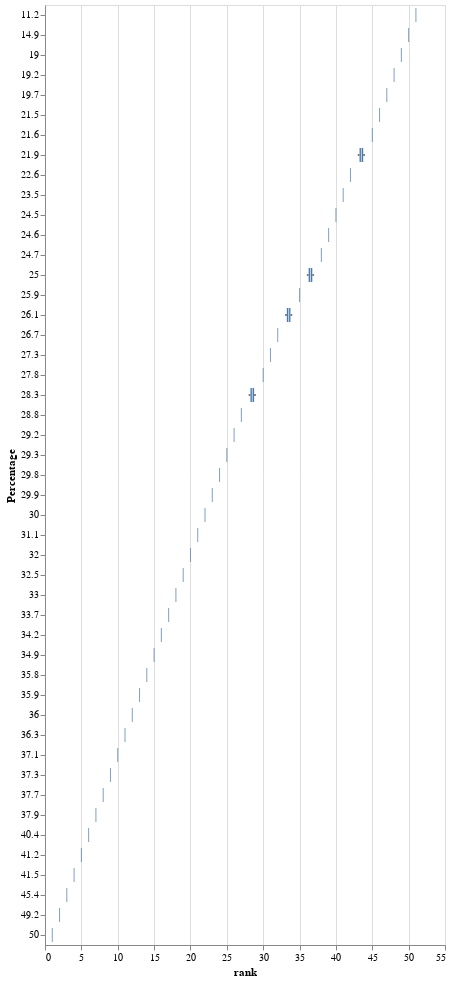

The code cell stored with this chart in its notebook:
### Code cell
#box plot
alt.Chart(input5).mark_boxplot().encode(
    x='rank:Q',
    y='Percentage:O'
)

### Figure 1 — Vega-Lite specification as saved in the notebook (floating-point values rounded to 4 significant figures)
{"config": {"view": {"continuousWidth": 400, "continuousHeight": 300}}, "data": {"name": "data-d8cb1f8aeba53129229860a32640e5f3"}, "mark": "boxplot", "encoding": {"x": {"type": "quantitative", "field": "rank"}, "y": {"type": "ordinal", "field": "Percentage"}}, "$schema": "https://vega.github.io/schema/vega-lite/v4.8.1.json", "datasets": {"data-d8cb1f8aeba53129229860a32640e5f3": [{"rank": 1, "Percentage": 50.0}, {"rank": 2, "Percentage": 49.2}, {"rank": 3, "Percentage": 45.4}, {"rank": 4, "Percentage": 41.5}, {"rank": 5, "Percentage": 41.2}, {"rank": 6, "Percentage": 40.4}, {"rank": 7, "Percentage": 37.9}, {"rank": 8, "Percentage": 37.7}, {"rank": 9, "Percentage": 37.3}, {"rank": 10, "Percentage": 37.1}, {"rank": 11, "Percentage": 36.3}, {"rank": 12, "Percentage": 36.0}, {"rank": 13, "Percentage": 35.9}, {"rank": 14, "Percentage": 35.8}, {"rank": 15, "Percentage": 34.9}, {"rank": 16, "Percentage": 34.2}, {"rank": 17, "Percentage": 33.7}, {"rank": 18, "Percentage": 33.0}, {"rank": 19, "Percentage": 32.5}, {"rank": 20, "Percentage": 32.0}, {"rank": 21, "Percentage": 31.1}, {"rank": 22, "Percentage": 30.0}, {"rank": 23, "Percentage": 29.9}, {"rank": 24, "Percentage": 29.8}, {"rank": 25, "Percentage": 29.3}, {"rank": 26, "Percentage": 29.2}, {"rank": 27, "Percentage": 28.8}, {"rank": 28, "Percentage": 28.3}, {"rank": 29, "Percentage": 28.3}, {"rank": 30, "Percentage": 27.8}, {"rank": 31, "Percentage": 27.3}, {"rank": 32, "Percentage": 26.7}, {"rank": 33, "Percentage": 26.1}, {"rank": 34, "Percentage": 26.1}, {"rank": 35, "Percentage": 25.9}, {"rank": 36, "Percentage": 25.0}, {"rank": 37, "Percentage": 25.0}, {"rank": 38, "Percentage": 24.7}, {"rank": 39, "Percentage": 24.6}, {"rank": 40, "Percentage": 24.5}, {"rank": 41, "Percentage": 23.5}, {"rank": 42, "Percentage": 22.6}, {"rank": 43, "Percentage": 21.9}, {"rank": 44, "Percentage": 21.9}, {"rank": 45, "Percentage": 21.6}, {"rank": 46, "Percentage": 21.5}, {"rank": 47, "Percentage": 19.7}, {"rank": 48, "Percentage": 19.2}, {"rank": 49, "Percentage": 19.0}, {"rank": 50, "Percentage": 14.9}, {"rank": 51, "Percentage": 11.2}]}}
